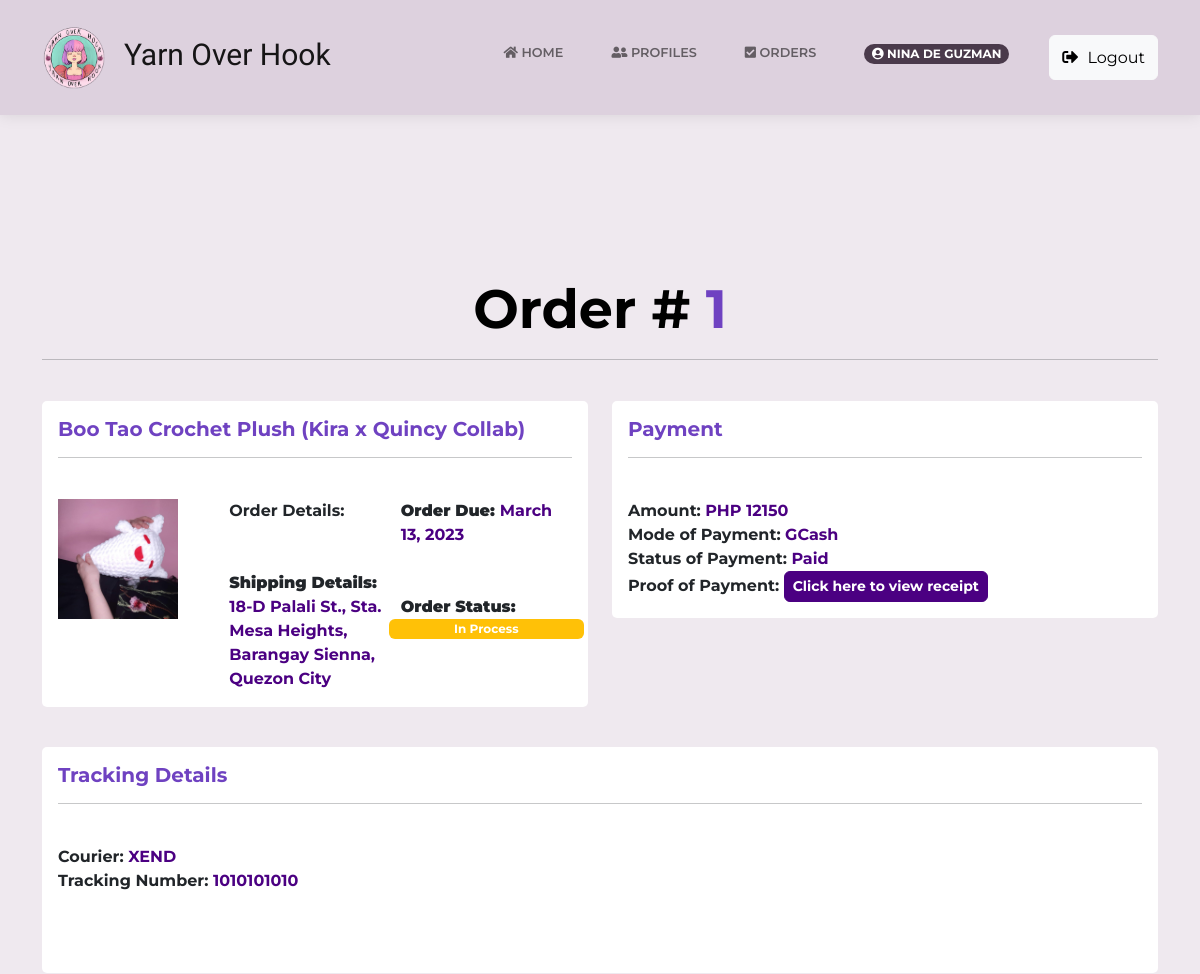
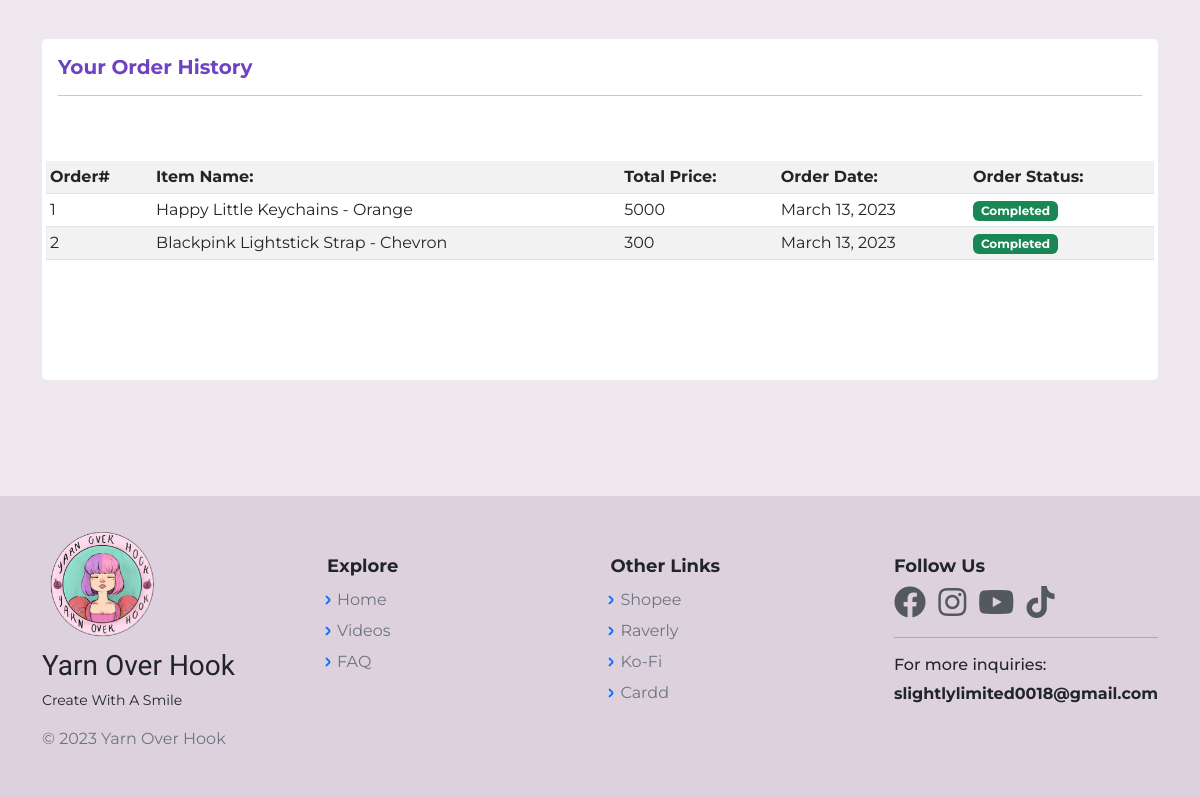
Page /OrderPageCust.php (signed in) on the earlier database version (2 pictures, top to bottom).
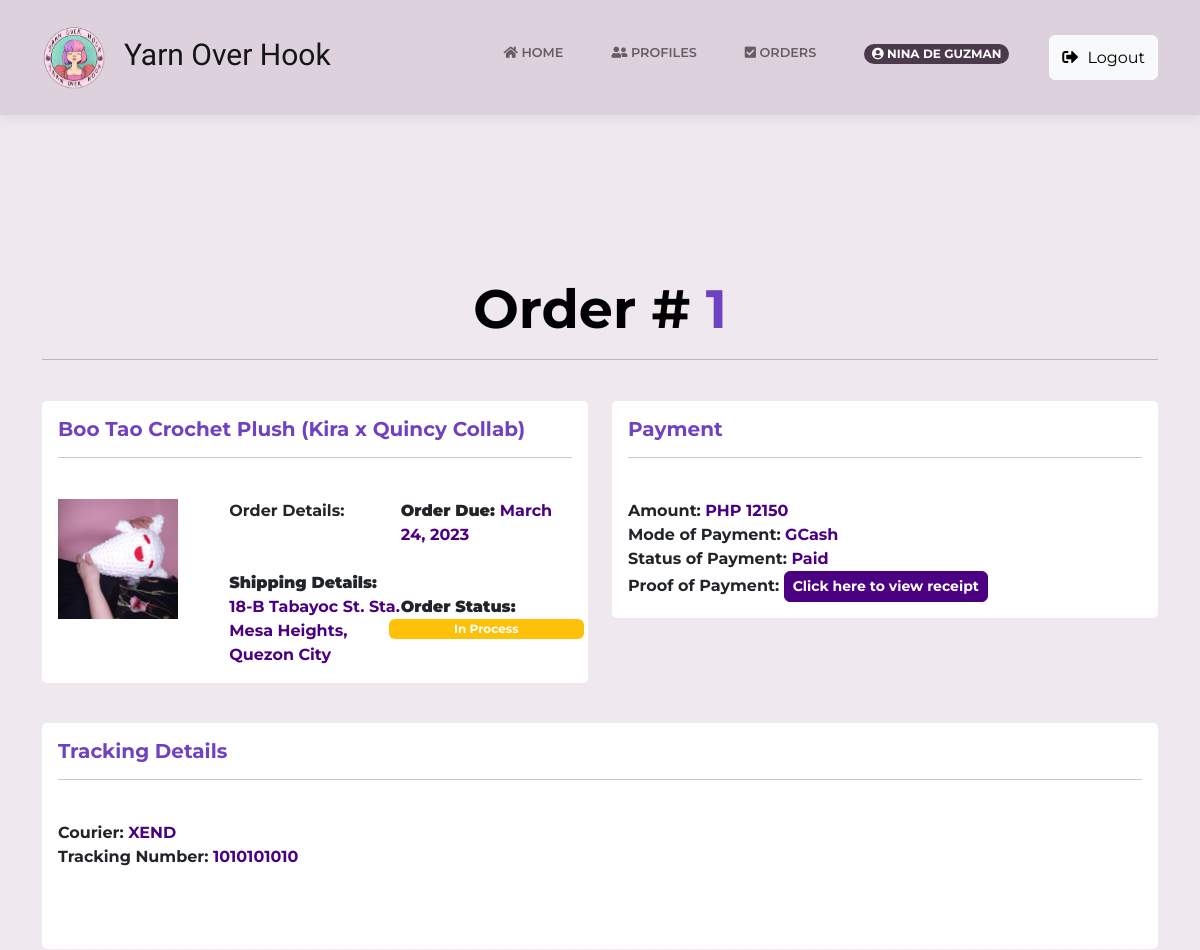
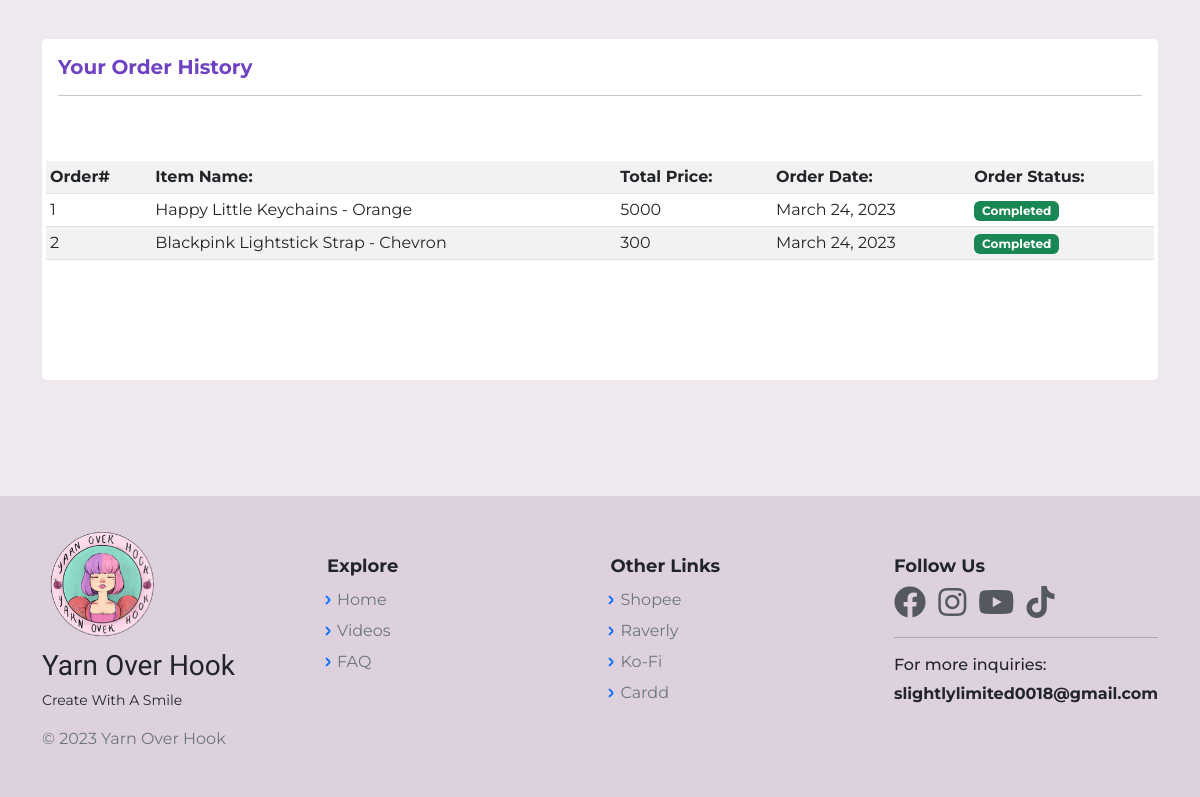
Same page on the later database version (2 pictures, top to bottom).
### tables this page shows
CREATE TABLE `orders_db` (
  `OrderID` bigint(20) NOT NULL,
  `ItemID` bigint(20) NOT NULL,
  `c_id` bigint(12) NOT NULL,
  `cust_status` int(11) NOT NULL DEFAULT 1,
  `OrderQty` int(11) NOT NULL,
  `OrderType` varchar(255) NOT NULL,
  `TypeID` int(11) NOT NULL,
  `OrderDate` timestamp NOT NULL DEFAULT current_timestamp() ON UPDATE current_timestamp(),
  `OrderTotal` int(12) NOT NULL,
  `proof_img` varchar(255) NOT NULL,
  `p_mode` varchar(255) NOT NULL,
  `tracking_no` varchar(255) NOT NULL,
  `courier_id` varchar(255) NOT NULL,
  `pay_status` varchar(255) NOT NULL
);

CREATE TABLE `cust_profile` (
  `id` bigint(20) NOT NULL,
  `c_id` bigint(12) NOT NULL,
  `c_name` varchar(60) NOT NULL,
  `c_label` varchar(255) NOT NULL,
  `region` varchar(60) NOT NULL,
  `city` varchar(60) NOT NULL,
  `street` varchar(60) NOT NULL,
  `barangay` varchar(60) NOT NULL,
  `phone_no` varchar(20) NOT NULL,
  `zip_code` int(12) NOT NULL,
  `unit_no` int(11) NOT NULL,
  `date` timestamp NOT NULL DEFAULT current_timestamp() ON UPDATE current_timestamp(),
  `address` varchar(150) NOT NULL,
  `login_id` bigint(12) NOT NULL,
  `unique_id` int(5) NOT NULL DEFAULT 1,
  `cust_status` int(1) NOT NULL DEFAULT 0
);

CREATE TABLE `inventory_db` (
  `id` bigint(20) NOT NULL,
  `ItemID` bigint(20) NOT NULL,
  `ItemName` varchar(100) NOT NULL,
  `ItemImg` varchar(255) NOT NULL,
  `ItemDesc` text NOT NULL,
  `ItemType` varchar(255) NOT NULL,
  `TypeID` int(11) NOT NULL,
  `ItemPrice` int(12) NOT NULL,
  `ItemQty` int(12) NOT NULL,
  `created_at` timestamp NOT NULL DEFAULT current_timestamp() ON UPDATE current_timestamp()
);

### OrderPageCust.php (the view, shortened to what the changed rows need)
<?php
    include("includes/dbh.inc.php");
    if(isset($_SESSION['login_id'])) {
		$id = mysqli_real_escape_string($con, $_SESSION['login_id']);
		$item = "SELECT * FROM orders_db INNER JOIN cust_profile
        ON orders_db.c_id = cust_profile.c_id INNER JOIN inventory_db
        ON orders_db.ItemID = inventory_db.ItemID  WHERE cust_profile.cust_status = '1' AND orders_db.c_id = $id AND orders_db.TypeID = '1'";
		$result_process = mysqli_query($con, $item);
		$orders = mysqli_fetch_all($result_process, MYSQLI_ASSOC);
        $item_history = "SELECT * FROM orders_db INNER JOIN cust_profile
        ON orders_db.c_id = cust_profile.c_id INNER JOIN inventory_db
        ON orders_db.ItemID = inventory_db.ItemID  WHERE cust_profile.cust_status = '1' AND orders_db.c_id = $id AND orders_db.TypeID = '2'";
		$result_past = mysqli_query($con, $item_history);
		$orders_past = mysqli_fetch_all($result_past, MYSQLI_ASSOC);
	}
    require 'layouts/Header.php';
?>
<body class="d-flex flex-column min-vh-100">
    <main class="page payment-page;">
        <section class="clean-block payment-form dark" style="background-color:#efe9ef;"><br><br>
        <?php foreach($orders as $order): ?>
            <div class="container" style="color: var(--bs-btn-hover-border-color);">
                <div class="block-heading">
                    <h2 style="margin-bottom: 17.2px;font-size: 54px;text-align: center;margin-top:64px; color:black;font-weight:bold;"> Order # <span style="color: rgb(111, 66, 193);"><?php echo $order['OrderID']; ?> </h2><hr>
                </div>
            </div>
			<div class="container">
        <div class="row">
            <div class="col-lg-6 mb-4">
                <div class="card">
                    <div class="card-body">
                        <h5 class="card-title" style="font-weight:bold;color: rgb(111, 66, 193);"><?php echo $order['ItemName']; ?></h5><hr> <br>
						<div class="image">
		<div class="column">
		<img src="<?php echo $order['ItemImg']; ?>" height="120px" width="120px"></div>
      </div>
      <div class="text">
		  <div class="column">
		<b> Order Details:  </b> <br>
		 <br> <br>
		 <div class="row" style="font-weight:bold;"><b> Shipping Details: <span style="font-weight:bold;color:indigo;"><?php echo $order['address']; ?></b></div> </div>
		<div class="column" style="font-weight:bold;"><b>Order Due: <span style="font-weight:bold;color:indigo;"><?php echo date("F d, Y", strtotime($order['OrderDate'])); ?> </b>  <br>
		<br>
		<br>
		<div class="row"> <b>Order Status: </b> <span class="badge bg-warning"> <?php echo $order['OrderType']; ?> </span>
		</select> </div> </div>
      </div>
		</div>
        </div>
        </div>
            <div class="col-lg-6 mb-4">
                <div class="card">
                    <div class="card-body">
                        <h5 ><a href="AddPaymentCust.php?id=<?php echo $order['OrderID']; ?>" style="font-weight:bold; text-decoration:none;color: rgb(111, 66, 193);">Payment</h5></a><hr>
                        <p class="card-text">
                            <br> <b style="font-weight:bold;">Amount:  <span style="font-weight:bold;color:indigo;"> PHP <?php echo $order['OrderTotal']; ?> </b>
							<br> <b style="font-weight:bold;">Mode of Payment: <span style="font-weight:bold;color:indigo; text-transform:capitalize;"> <?php echo $order['p_mode']; ?> </b>
							<br> <b style="font-weight:bold;">Status of Payment: <span  style="font-weight:bold;color:indigo; text-transform:capitalize;"><?php echo $order['pay_status']; ?></span> </b>
							<br> <b style="font-weight:bold;"><?php if (!empty($order['proof_img'])) { ?>
                                Proof of Payment:  <a class="btn btn-primary btn-sm rounded" href="<?php echo $order['proof_img']; ?>" style="font-weight:bold;background:indigo;border-color:indigo;"> Click here to view receipt </a>
                                <?php } else { ?>
                                Proof of Payment: No proof of payment uploaded yet.
                                <?php } ?> </b>
                        </p>
                    </div>
                </div>
            </div>
        </div>
    </div>
	<div class="container">
        <div class="row">
            <div class="col-md-12 mb-4">
                <div class="card">
                    <div class="card-body">
                        <h5 class="card-title" style="font-weight:bold;color: rgb(111, 66, 193);">Tracking Details</h5><hr>
                        <p class="card-text">
                            <br> <b>Courier: <span style="font-weight:bold;color:indigo;"><?php echo $order['courier_id']; ?> </b>
							<br> <b>Tracking Number: <span style="font-weight:bold;color:indigo;"><?php echo $order['tracking_no']; ?> </b>
							<br> <br>
                        </p>
						<br>
                    </div>
                </div>
                <?php endforeach; ?>
            </div>
            <div class="col-md-12">
                <div class="card">
                    <div class="card-body">
                        <p class="card-text">
                            <div class="row">
                                <table class="table table-striped table-hover table-sm mt-5">
                                <tr>
                                    <th> Order# </th>
                                    <th> Item Name: </th>
                                    <th> Total Price: </th>
                                    <th> Order Date: </th>
                                    <th> Order Status: </th>
                                </tr>
                            <?php $loop=1; foreach($orders_past as $history): ?>
                                <tr><td>  <?php echo $loop; ?> </td>
                                <td>  <?php echo $history['ItemName']; ?> </td>
                                <td> <?php echo $history['OrderTotal']; ?> </td>
                                <td> <?php echo date("F d, Y", strtotime($history['OrderDate'])); ?> </td>
                                <td> <span class="badge bg-success"><?php echo $history['OrderType']; ?> </span> </td></tr>
                            <?php $loop++; endforeach; ?>
                            </table>
                            </div>
						<br> <br>
						</p>
						<br>
                    </div>
                </div>
            </div>
        </div>
    </div>
        </section>
    </main>
<?php require 'layouts/Footer.php';?>

Differences in the rows shown:
changed orders_db "GCash": cust_profile.address "18-D Palali St., Sta. Mesa Heights, Barangay Sienna, Quezon City" → "18-B Tabayoc St. Sta. Mesa Heights, Quezon City"; OrderDate "March 13, 2023" → "March 24, 2023"
changed orders_db "Happy Little Keychains - Orange": OrderDate "March 13, 2023" → "March 24, 2023"
changed orders_db "Blackpink Lightstick Strap - Chevron": OrderDate "March 13, 2023" → "March 24, 2023"
